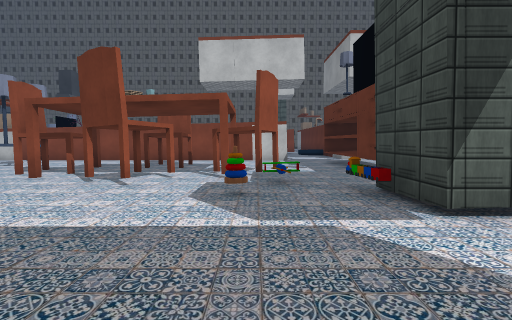
[1] (above)

22 first-person views from a walk through a scene from a Unity 3-D project. The camera is 1.3 m above the floor, tilts 4° down and sees 85° across. The floor is counted in squares, 1.41 m on a side. Each view is taken from the middle of a square. On the plan, view 1 faces up. The plan holds only what a view shows up to about 11 squares ahead; the rest is blank. The place goes on beyond the plan. The player character is not drawn. Some animated figures are left out. Some surface patterns are stand-ins.

[2]
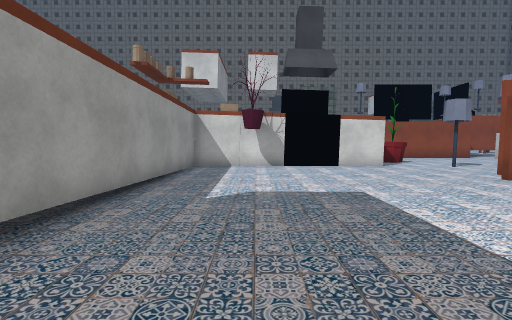

[3]
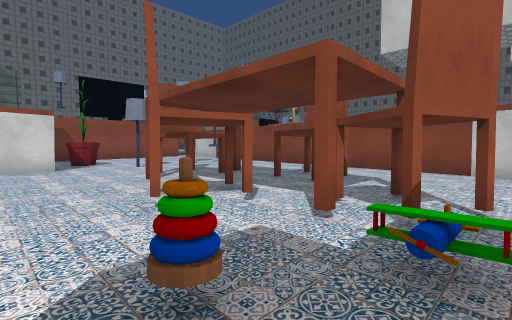

[4]
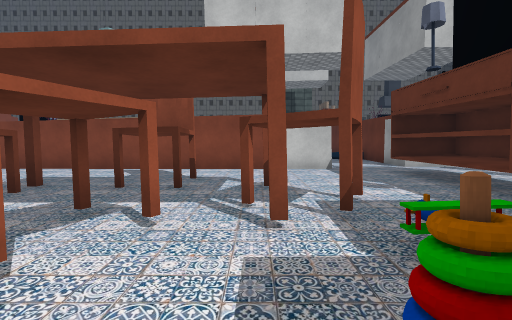

[5]
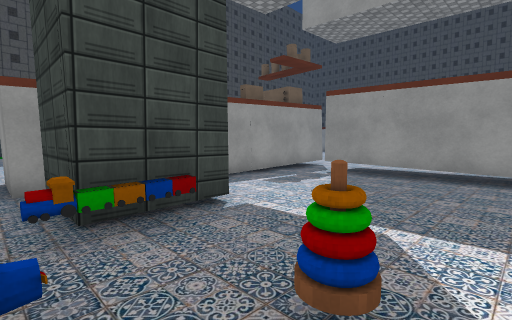

[6]
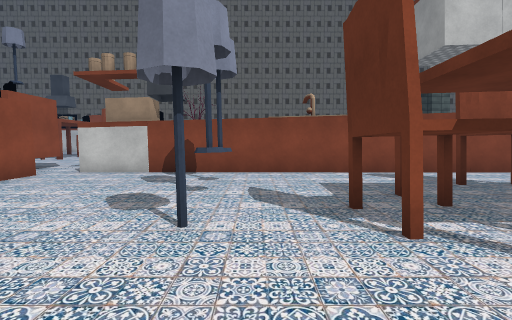

[7]
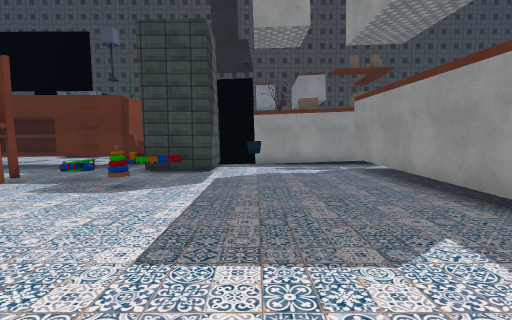

[8]
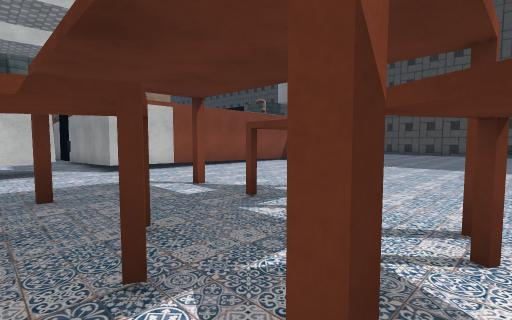

[9]
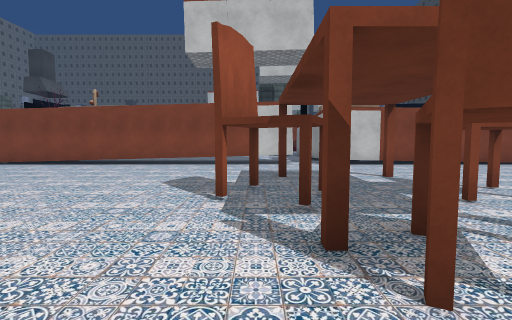

[10]
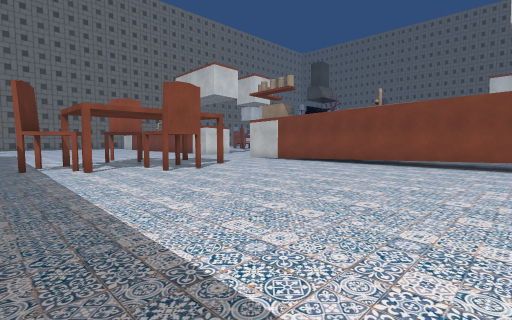

[11]
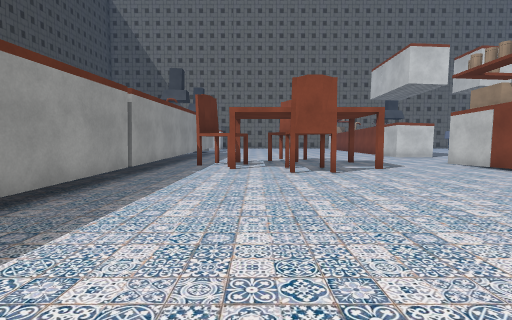

[12]
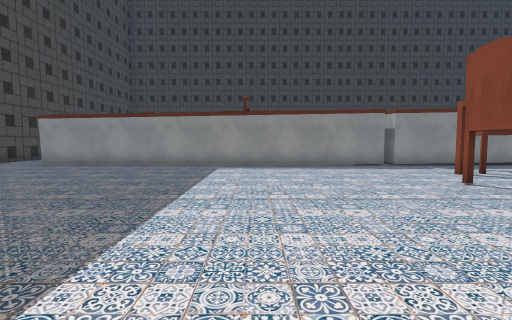

[13]
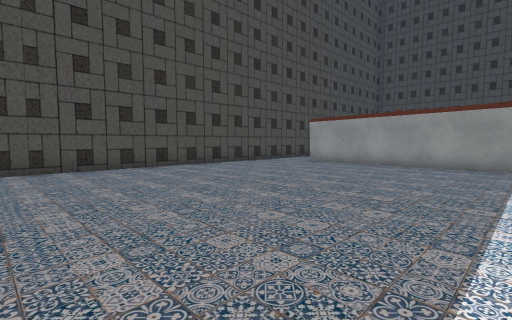

[14]
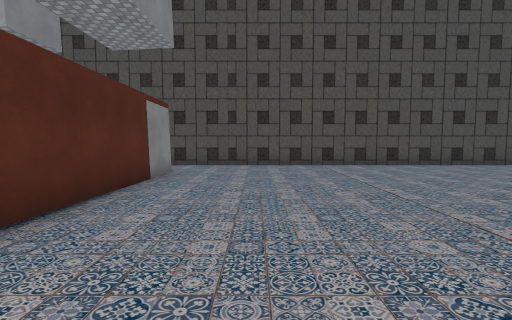

[15]
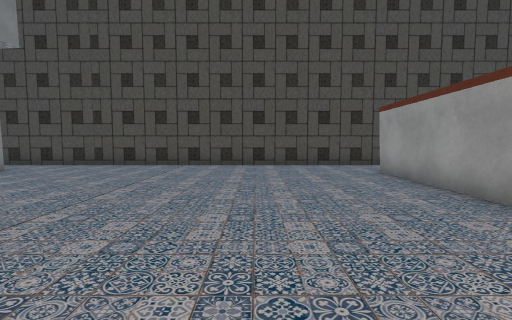

[16]
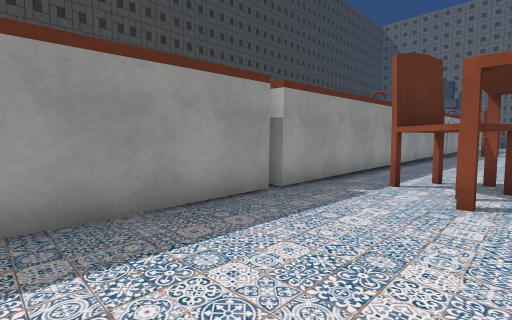

[17]
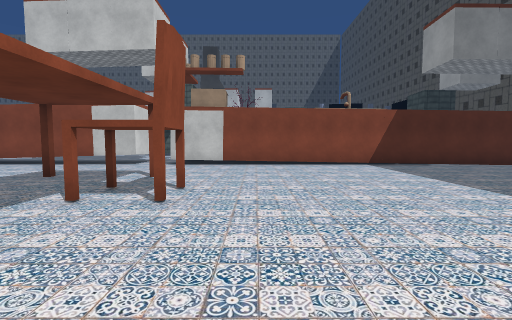

[18]
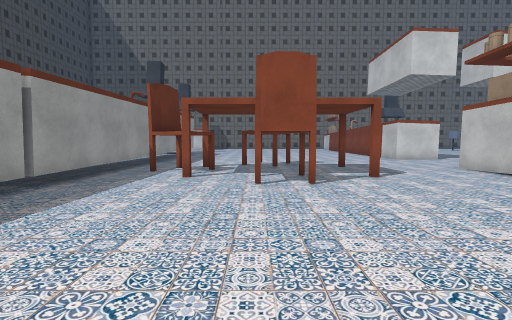

[19]
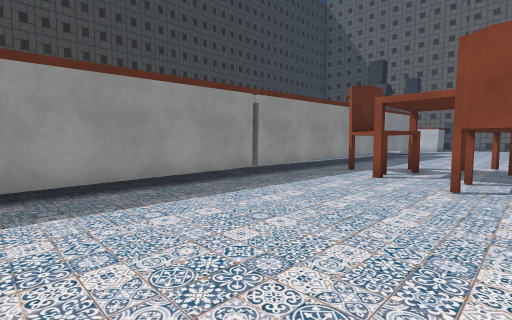

[20]
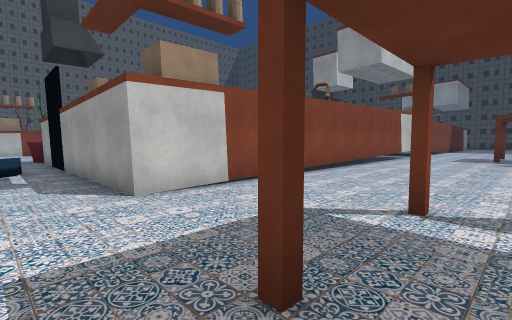

[21]
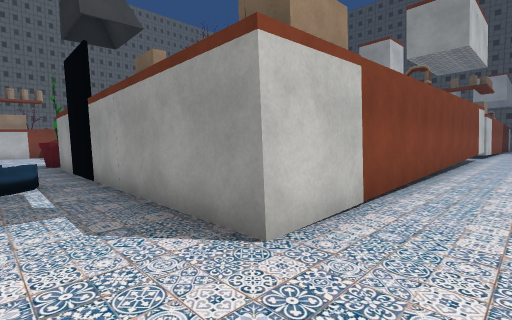

[22]
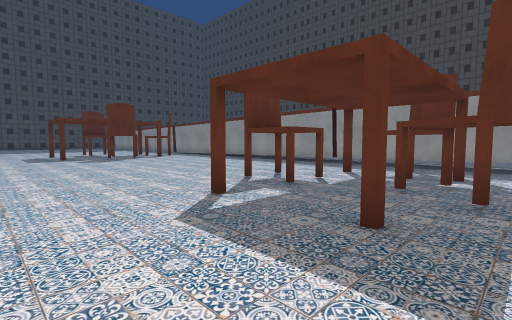

### Floor plan
Key: @ floor where view 1 was taken; # wall or solid block; x gap in a wall; . floor; / step, stairs or slope; = window, fence, low wall or low ledge; C chair; T thing the floor can be seen under or through.
Columns run from 13 left of view 1 to 22 right of it. Each row starts with its distance up from view 1.
 15                  .#
 14                ...#
 13 ###############.....
 12 ................TTT.
 11 ..........C.....TTT.
 10 ....#.....C.....TTT
  9  ......C....C...TT
  8  ...#..CC...CC..T
  7   =....#..CC#...###
  6  .x...........=.....
  5  .##.........=.#####
  4  .##............##
  3  .##..............
  2  /##..............#
  1 /.##..............#
  0 ..##.........@....#
 -1 ..##..............#                #
 -2 ..#########TTTTTT.#               .#
 -3 ..###########TTTT.###############..#
 -4 ...................................#
 -5 ...................................#
 -6 ...................................#
 -7 .#..#...........#.#................#
 -8 ...................................#
 -9 .C..CC.........CC..C...............#
-10 CC..CC.........CC..C...............#
-11 ...................................#
-12 ..CC#...........CC.................#
-13 ..C.............CC.................#
-14 ...................................#
-15 ###################.#############..#
-16                                    #

Where each view was taken, in squares from view 1:
view 1: 0 up, 0 right, facing up
view 2: 1 up, 1 right, facing left
view 3: 4 up, 1 right, facing up-left
view 4: 4 up, 1 left, facing up
view 5: 6 up, 1 left, facing down-right
view 6: 5 up, 8 left, facing up
view 7: 2 up, 6 left, facing right
view 8: 12 down, 2 right, facing up-right
view 9: 14 down, 2 right, facing up
view 10: 14 down, 0 right, facing up-left
view 11: 11 down, 0 right, facing left
view 12: 4 down, 11 right, facing down
view 13: 4 down, 12 right, facing down-right
view 14: 6 down, 11 right, facing right
view 15: 11 down, 11 right, facing right
view 16: 11 down, 10 right, facing down-left
view 17: 14 down, 8 right, facing up
view 18: 10 down, 2 left, facing left
view 19: 9 down, 2 left, facing down-left
view 20: 8 down, 13 left, facing up-right
view 21: 5 down, 13 left, facing up-right
view 22: 4 down, 13 left, facing down-right
